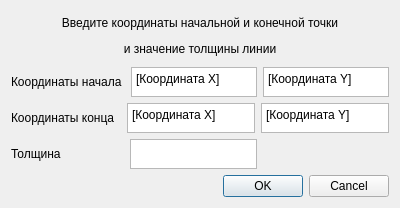
<?xml version="1.0" encoding="UTF-8"?>
<ui version="4.0">
 <class>line_dialog</class>
 <widget class="QDialog" name="line_dialog">
  <property name="geometry">
   <rect>
    <x>0</x>
    <y>0</y>
    <width>400</width>
    <height>208</height>
   </rect>
  </property>
  <property name="sizePolicy">
   <sizepolicy hsizetype="Fixed" vsizetype="Fixed">
    <horstretch>0</horstretch>
    <verstretch>0</verstretch>
   </sizepolicy>
  </property>
  <property name="minimumSize">
   <size>
    <width>400</width>
    <height>208</height>
   </size>
  </property>
  <property name="maximumSize">
   <size>
    <width>400</width>
    <height>208</height>
   </size>
  </property>
  <property name="windowTitle">
   <string>Введите данные</string>
  </property>
  <layout class="QVBoxLayout" name="verticalLayout">
   <item>
    <widget class="QLabel" name="text">
     <property name="sizePolicy">
      <sizepolicy hsizetype="Maximum" vsizetype="Maximum">
       <horstretch>0</horstretch>
       <verstretch>0</verstretch>
      </sizepolicy>
     </property>
     <property name="minimumSize">
      <size>
       <width>0</width>
       <height>0</height>
      </size>
     </property>
     <property name="maximumSize">
      <size>
       <width>382</width>
       <height>100</height>
      </size>
     </property>
     <property name="text">
      <string>&lt;html&gt;&lt;head/&gt;&lt;body&gt;&lt;p align=&quot;center&quot;&gt;Введите координаты начальной и конечной точки&lt;/p&gt;&lt;p align=&quot;center&quot;&gt;и значение толщины линии&lt;/p&gt;&lt;/body&gt;&lt;/html&gt;</string>
     </property>
     <property name="alignment">
      <set>Qt::AlignCenter</set>
     </property>
    </widget>
   </item>
   <item>
    <layout class="QVBoxLayout" name="verticalLayout_2">
     <item>
      <layout class="QHBoxLayout" name="horizontalLayout_2">
       <property name="sizeConstraint">
        <enum>QLayout::SetMaximumSize</enum>
       </property>
       <item>
        <widget class="QLabel" name="start_point_text">
         <property name="sizePolicy">
          <sizepolicy hsizetype="Preferred" vsizetype="Maximum">
           <horstretch>0</horstretch>
           <verstretch>0</verstretch>
          </sizepolicy>
         </property>
         <property name="maximumSize">
          <size>
           <width>16777215</width>
           <height>30</height>
          </size>
         </property>
         <property name="text">
          <string>Координаты начала </string>
         </property>
        </widget>
       </item>
       <item>
        <widget class="QPlainTextEdit" name="start_boint_x">
         <property name="sizePolicy">
          <sizepolicy hsizetype="Preferred" vsizetype="Maximum">
           <horstretch>0</horstretch>
           <verstretch>0</verstretch>
          </sizepolicy>
         </property>
         <property name="maximumSize">
          <size>
           <width>16777215</width>
           <height>30</height>
          </size>
         </property>
         <property name="tabChangesFocus">
          <bool>false</bool>
         </property>
         <property name="plainText">
          <string>[Координата Х]</string>
         </property>
         <property name="overwriteMode">
          <bool>true</bool>
         </property>
         <property name="backgroundVisible">
          <bool>false</bool>
         </property>
        </widget>
       </item>
       <item>
        <widget class="QPlainTextEdit" name="start_point_y">
         <property name="sizePolicy">
          <sizepolicy hsizetype="Expanding" vsizetype="Maximum">
           <horstretch>0</horstretch>
           <verstretch>0</verstretch>
          </sizepolicy>
         </property>
         <property name="maximumSize">
          <size>
           <width>16777215</width>
           <height>30</height>
          </size>
         </property>
         <property name="plainText">
          <string>[Координата Y]</string>
         </property>
         <property name="overwriteMode">
          <bool>true</bool>
         </property>
        </widget>
       </item>
      </layout>
     </item>
     <item>
      <layout class="QHBoxLayout" name="horizontalLayout_4">
       <item>
        <widget class="QLabel" name="end_point_text">
         <property name="text">
          <string>Координаты конца  </string>
         </property>
        </widget>
       </item>
       <item>
        <widget class="QPlainTextEdit" name="end_point_x">
         <property name="sizePolicy">
          <sizepolicy hsizetype="Expanding" vsizetype="Maximum">
           <horstretch>0</horstretch>
           <verstretch>0</verstretch>
          </sizepolicy>
         </property>
         <property name="maximumSize">
          <size>
           <width>16777215</width>
           <height>30</height>
          </size>
         </property>
         <property name="plainText">
          <string>[Координата Х]</string>
         </property>
         <property name="overwriteMode">
          <bool>true</bool>
         </property>
        </widget>
       </item>
       <item>
        <widget class="QPlainTextEdit" name="end_point_y">
         <property name="sizePolicy">
          <sizepolicy hsizetype="Expanding" vsizetype="Maximum">
           <horstretch>0</horstretch>
           <verstretch>0</verstretch>
          </sizepolicy>
         </property>
         <property name="maximumSize">
          <size>
           <width>16777215</width>
           <height>30</height>
          </size>
         </property>
         <property name="plainText">
          <string>[Координата Y]</string>
         </property>
         <property name="overwriteMode">
          <bool>true</bool>
         </property>
        </widget>
       </item>
      </layout>
     </item>
     <item>
      <layout class="QHBoxLayout" name="horizontalLayout_5">
       <property name="sizeConstraint">
        <enum>QLayout::SetMaximumSize</enum>
       </property>
       <item>
        <widget class="QLabel" name="thickness_text">
         <property name="text">
          <string>Толщина                   </string>
         </property>
        </widget>
       </item>
       <item>
        <widget class="QPlainTextEdit" name="thickness">
         <property name="sizePolicy">
          <sizepolicy hsizetype="Expanding" vsizetype="Maximum">
           <horstretch>0</horstretch>
           <verstretch>0</verstretch>
          </sizepolicy>
         </property>
         <property name="maximumSize">
          <size>
           <width>16777215</width>
           <height>30</height>
          </size>
         </property>
         <property name="frameShadow">
          <enum>QFrame::Sunken</enum>
         </property>
         <property name="overwriteMode">
          <bool>true</bool>
         </property>
        </widget>
       </item>
       <item>
        <spacer name="horizontalSpacer">
         <property name="orientation">
          <enum>Qt::Horizontal</enum>
         </property>
         <property name="sizeHint" stdset="0">
          <size>
           <width>261</width>
           <height>20</height>
          </size>
         </property>
        </spacer>
       </item>
      </layout>
     </item>
    </layout>
   </item>
   <item>
    <widget class="QDialogButtonBox" name="buttons">
     <property name="orientation">
      <enum>Qt::Horizontal</enum>
     </property>
     <property name="standardButtons">
      <set>QDialogButtonBox::Cancel|QDialogButtonBox::Ok</set>
     </property>
    </widget>
   </item>
  </layout>
 </widget>
 <resources/>
 <connections>
  <connection>
   <sender>buttons</sender>
   <signal>accepted()</signal>
   <receiver>line_dialog</receiver>
   <slot>accept()</slot>
   <hints>
    <hint type="sourcelabel">
     <x>248</x>
     <y>254</y>
    </hint>
    <hint type="destinationlabel">
     <x>157</x>
     <y>274</y>
    </hint>
   </hints>
  </connection>
  <connection>
   <sender>buttons</sender>
   <signal>rejected()</signal>
   <receiver>line_dialog</receiver>
   <slot>reject()</slot>
   <hints>
    <hint type="sourcelabel">
     <x>316</x>
     <y>260</y>
    </hint>
    <hint type="destinationlabel">
     <x>286</x>
     <y>274</y>
    </hint>
   </hints>
  </connection>
 </connections>
</ui>
